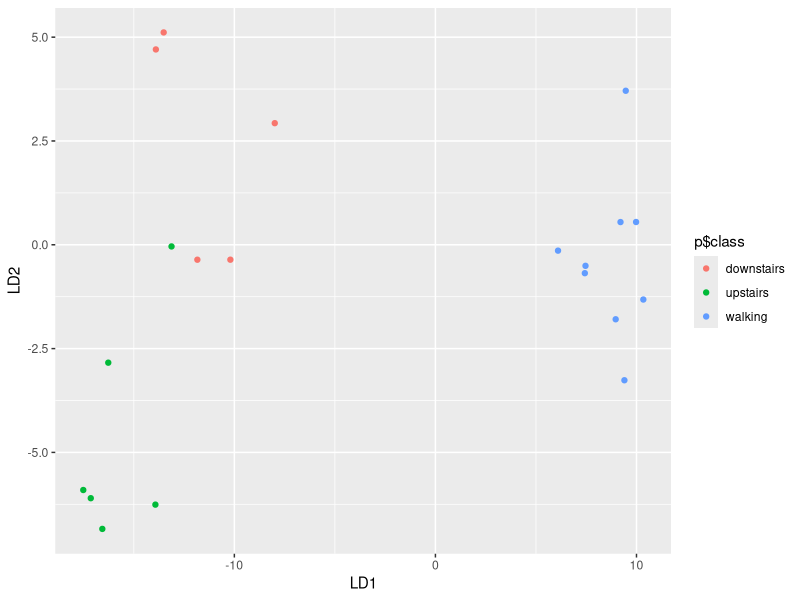

Recreate this plot in R.
setwd("~/Documents/Repertory/Advanced CS Experiment/DMonPacing/total")
require(caret)
require(MASS)
dat <- read.csv("dynamic_parameter.csv", header = FALSE)

folds<-createFolds(dat$V1,k=5)

for(i in 1:5){

  train<-dat[-folds[[i]],]
  test<-dat[folds[[i]],]
  
  train_Gait_data <- train[, 1:36]
  train_Gait_label <- train[,39]
  (lda.sol = lda(train_Gait_data, train_Gait_label))
  
  p_Gait_data <- test[, 1:36]
  p_Gait_label <- test[,39]
  p = predict(lda.sol, p_Gait_data)
  print(table(p_Gait_label, p$class))
}
qplot(p$x[,"LD1"], p$x[,"LD2"], color = p$class, xlab = "LD1", ylab = "LD2")